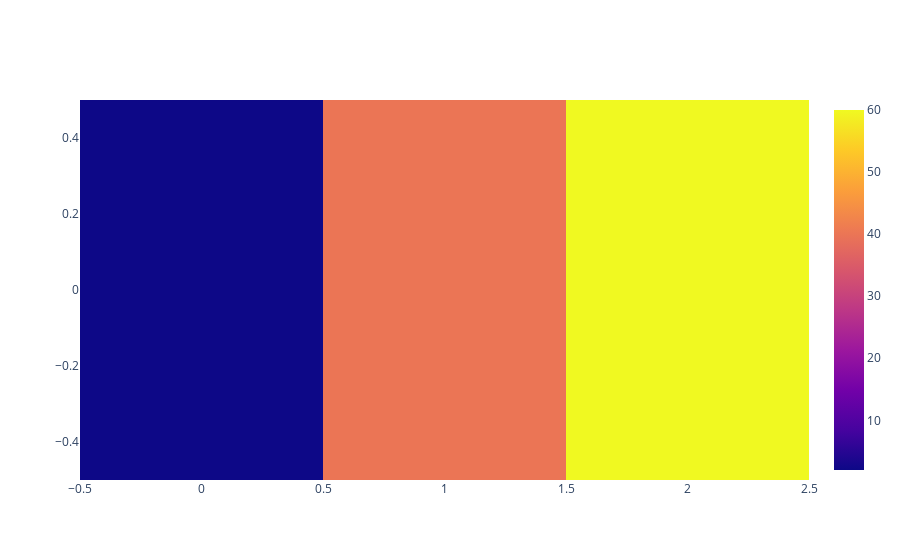

The cell this chart's notebook holds for it:
### Code cell
trace = go.Heatmap(
    z = [[2,40,60]]
)
offline.iplot([trace])

### Figure 1 — Plotly figure (JSON) as saved in the notebook; plotly's stock layout.template omitted (floating-point values rounded to 4 significant figures)
{"data": [{"type": "heatmap", "z": [[2, 40, 60]]}], "layout": {}}
